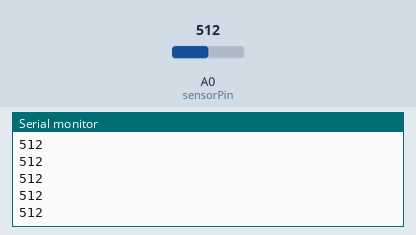
A sketch run on a simulated Arduino Uno, built with avr-gcc and run on an emulated ATmega328P. Shown: the last lines printed to the serial monitor. Inputs (shaded band) come from the test bench; at power-on: A0 (sensorPin) = 512.

Above: at 1.2 s.
1.3 s: A0 (sensorPin) set to 716
At 1.33 s:
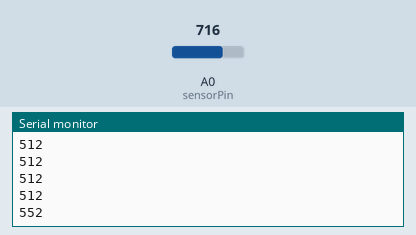
2.8 s: A0 (sensorPin) set to 900
At 2.82 s:
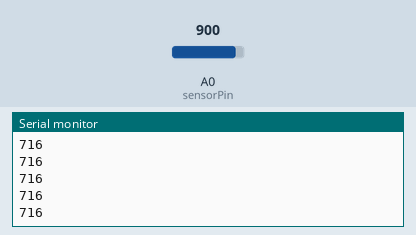
Timing chart, 0 to 5.8 s (numbered marks = the images above; inputs shaded):
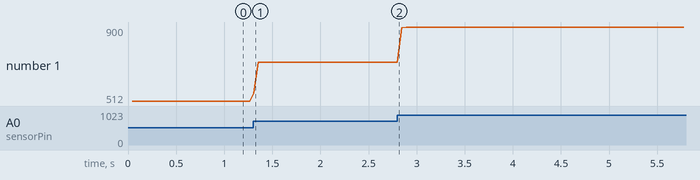

The sketch:

19_06_27_2.ino
```cpp
int sensorPin = 0;
int N = 40;

void setup() {
  Serial.begin(9600);
}


void loop() {
  double somme = 0;
  for (int i = 0 ; i < N ; i++) {
    somme += analogRead(sensorPin);
    delay(1);
  }
  somme = somme / (double)N;
  Serial.println((int)somme);
}
```

Measured:
- after the input at 1.3 s, the serial monitor: prints a new line at once (image 1)
- plotted number 1: 512 → 716 after the input at 1.3 s, 716 → 900 after the input at 2.8 s
